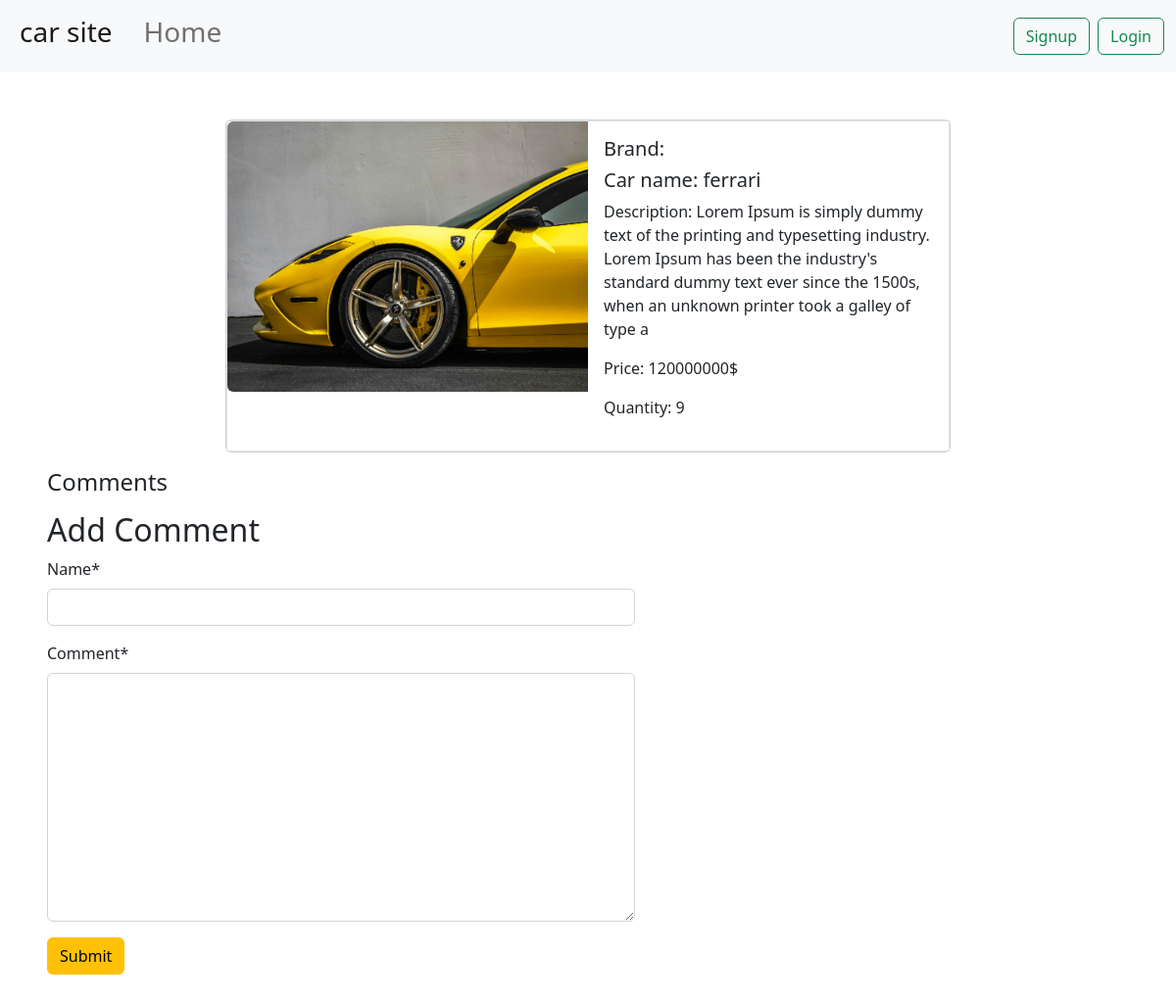
The app's page /car/cars/12/, older data.
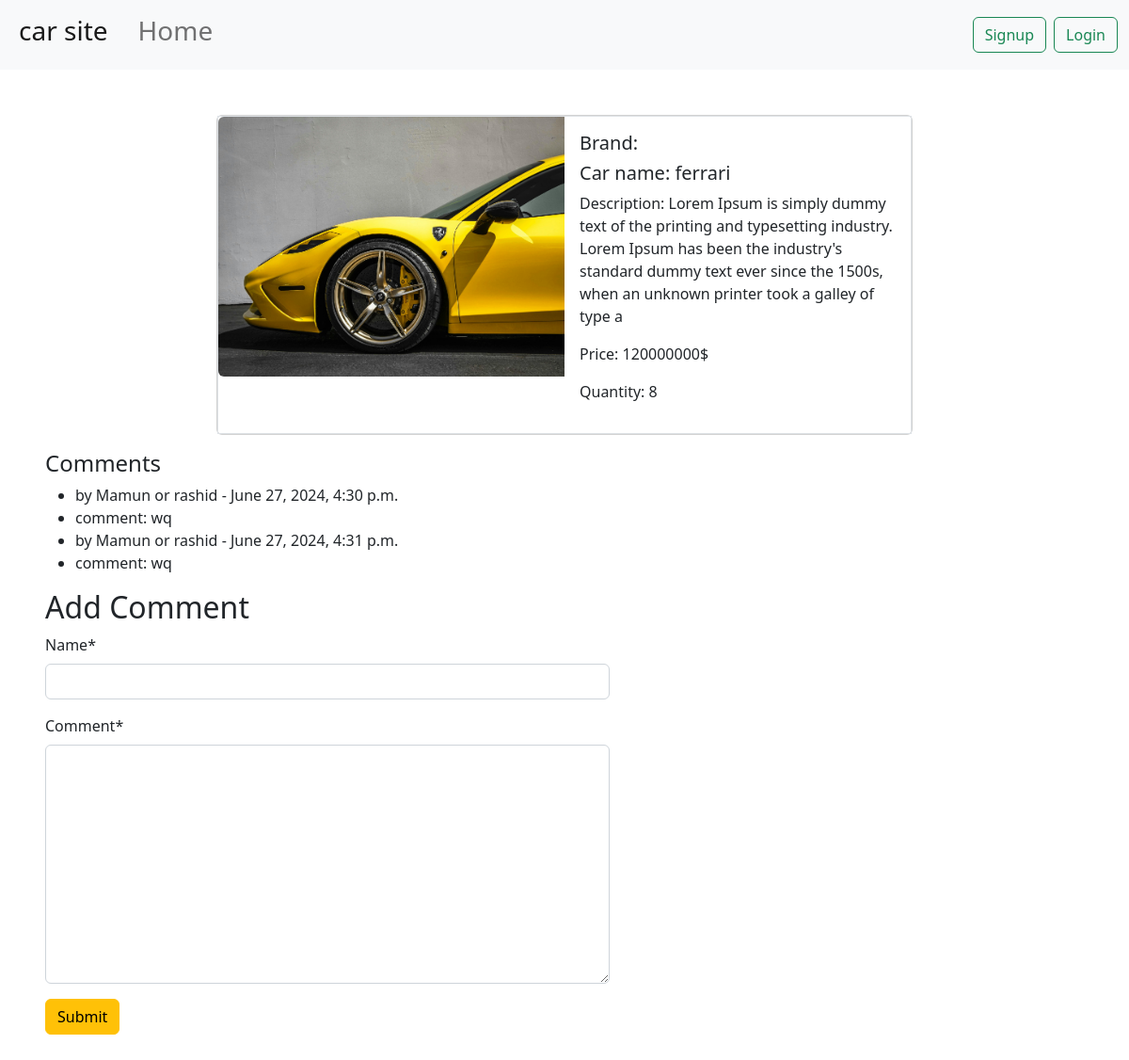
The same page, newer data.
### carapp/models.py (models this page shows, shortened)
class car(models.Model):
    car_image = models.ImageField(upload_to="car/media/uploads/")
    car_name = models.CharField(max_length=200)
    car_price = models.IntegerField()
    car_description = models.CharField(max_length=200)
    Brand_name =models.ForeignKey(Brand,on_delete=models.CASCADE)
    Quantity = models.IntegerField(default = 0)

class Comment(models.Model):
    car = models.ForeignKey(car, on_delete=models.CASCADE)
    name = models.CharField(max_length=50)
    comment = models.TextField()
    created_at = models.DateTimeField(auto_now_add=True)

### carapp/views.py (the view, shortened to what this page needs)
# urls.py: path('cars/<int:pk>/', views.CarDetailView.as_view(), name='car_detail'),
class CarDetailView(DetailView):
    model = car
    pk_url_kwarg = 'pk'
    template_name = 'comment.html'
    context_object_name = 'car'
    def get_context_data(self, **kwargs):
        context = super().get_context_data(**kwargs)
        car_post = self.object
        context['comments'] = Comment.objects.all()
        context['form'] = CommentForm()
        return context

### carapp/forms.py
class CommentForm(forms.ModelForm):
    class Meta:
        model = Comment
        fields = ['name', 'comment']

### carapp/templates/comment.html (shortened to what this page needs)
{% extends 'base.html' %}
{% load crispy_forms_tags %}
{% block content %}
<div class="card mb-3 mx-auto my-5" style="max-width: 740px;">
  <div class="row g-0 border">
    <div class="col-md-6">
      <img src="{{ car.car_image.url }}" class="img-fluid rounded-start" alt="...">
    </div>
    <div class="col-md-6">
      <div class="card-body">
        <h5 class="card-title">Brand: {{ car.brand_name.name }}</h5>
        <h5 class="card-title">Car name: {{car.car_name }}</h5>
        <p>Description: {{ car.car_description }}</p>
        <p>Price: {{ car.car_price }}$</p>
        <p>Quantity: {{ car.Quantity }}</p>
      </div>
    </div>
  </div>
</div>
<div class="mx-5">
<h4>Comments</h4>
<ul>
  {% for comment in comments %}
  <li>by {{ comment.name }} - {{ comment.created_at }}</li>
  <li>comment:  {{ comment.comment }}</li>
  {% endfor %}
</ul>
</div>
<form method="post" style="width: 50%; height: 500px " class="mx-5">
  <h2>Add Comment</h2>
  {{form | crispy}}
  <button class="btn btn-warning">Submit</button>
</form>
{% endblock %}

Row changes from the older to the newer data that the page shows:
changed car "ferrari": Quantity "9" → "8"
added Comment: name "Mamun or rashid", created_at "June 27, 2024, 4:30 p.m.", comment "wq"
added Comment: name "Mamun or rashid", created_at "June 27, 2024, 4:31 p.m.", comment "wq"
